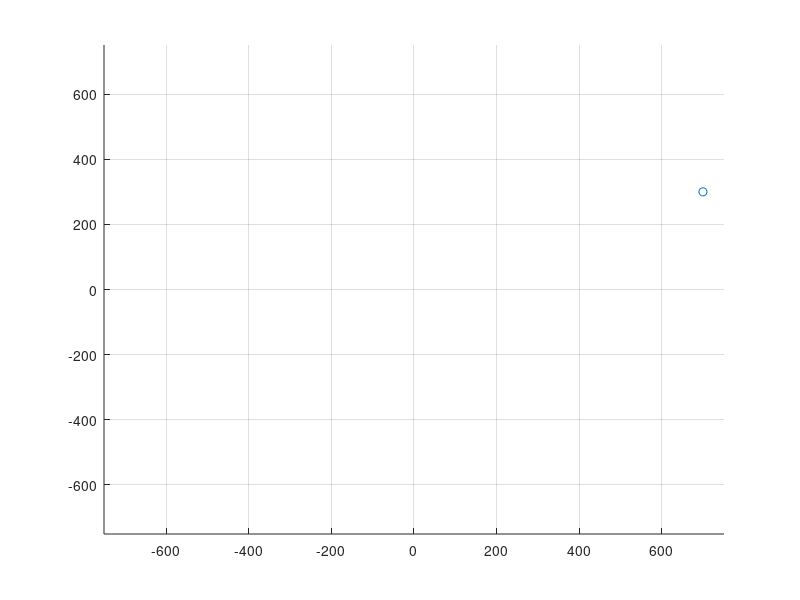

This chart was generated by the following MATLAB code: (Note: this script raises an error after producing the figure.)
clear all
close all
clc
Area_X=750;
Area_Y=750;
steps=1500;
time_step=0.05;
figure('Position',[10 10 1200 1000])
axis([-(Area_X+1) (Area_X+1) -(Area_Y+1) (Area_Y+1)])
grid on
v1_cmd=zeros(3,steps);
v2_cmd=zeros(3,steps);

actuate_cmd1=zeros(4,steps);
actuate_cmd2=zeros(4,steps);
v_vector1=zeros(4,steps);
v_vector2=zeros(4,steps);
modify_xy_cmd1=zeros(4,steps);
modify_xy_cmd2=zeros(4,steps);
modify_act_cmd1=zeros(4,steps);
modify_act_cmd2=zeros(4,steps);
robot1_state=zeros(3,steps);
robot2_state=zeros(3,steps);

%frames=cell(steps,1);

% for ii=2:steps
%     v1_cmd(1,ii)=v1_cmd(1,ii-1)+randn;
%     v2_cmd(1,ii)=v2_cmd(1,ii-1)+randn;
%     v1_cmd(2,ii)=v1_cmd(2,ii-1)+randn;
%     v2_cmd(2,ii)=v2_cmd(2,ii-1)+randn;
%     v1_cmd(3,ii)=v1_cmd(3,ii-1)+randn*5e-3;
%     v2_cmd(3,ii)=v2_cmd(3,ii-1)+randn*5e-3;
% end
v1_cmd(1,:)=50*ones(1,steps);
v1_cmd(2,:)=0.0*ones(1,steps);
v1_cmd(3,:)=pi/20*ones(1,steps);

destination=[700; 300];
hold on
scatter(destination(1),destination(2))
hold off

robot1=rectangular_GBM([75; 75; 0],100,50,58,[0.1 0.6 0.3]);
robot2=rectangular_GBM([-600; -600; 0],100,50,58,[0.4 0.3 0.7]);
% for pid
angular_error=zeros(1,steps);
previous_error=0;
error_diff=zeros(1,steps);
sum_error=zeros(1,steps);
%
for ii=1:steps
    destination_vector=(destination-robot2.center_position);
    best_unit=destination_vector/(dot(destination_vector,destination_vector))^0.5;
    %pid cmd
    if ii==1
        angular_error=robot2.GBM_pos(3)-atan2(destination_vector(2),destination_vector(1));
    elseif robot2.GBM_pos(3)<0
        angular_error(ii)=-mod(-robot2.GBM_pos(3),2*pi)-atan2(robot2.local_motion(2),robot2.local_motion(1));
    else
        angular_error(ii)=mod(robot2.GBM_pos(3),2*pi)-atan2(robot2.local_motion(2),robot2.local_motion(1));
    end
    error_diff(ii)=(angular_error(ii)-previous_error)/time_step;
    previous_error=angular_error(ii);
    if ii==1
        sum_error(ii)=angular_error(ii)*time_step;
    else
        sum_error(ii)=sum_error(ii-1)+angular_error(ii)*time_step;
    end
    kp=-0.5;
    kd=-0;
    ki=-0.00;
    angular_cmd=kp*angular_error(ii)+kd*error_diff(ii)+ki*sum_error(ii);
    %
    v2_cmd(1,ii)=20*best_unit(1);
    v2_cmd(2,ii)=20*best_unit(2);
    v2_cmd(3,ii)=angular_cmd;
    [actuate_cmd1(:,ii),v_vector1(:,ii)]=robot1.inverse_kinematics(v1_cmd(:,ii));
    [actuate_cmd2(:,ii),v_vector2(:,ii)]=robot2.inverse_kinematics(v2_cmd(:,ii));
    [robot1,modify_xy_cmd1(:,ii),modify_act_cmd1(:,ii)]=robot1.actuate(actuate_cmd1(:,ii),v_vector1(:,ii));
    [robot2,modify_xy_cmd2(:,ii),modify_act_cmd2(:,ii)]=robot2.actuate(actuate_cmd2(:,ii),v_vector2(:,ii));
    new_pos1=robot1.update_position(time_step);
    new_pos2=robot2.update_position(time_step);
    robot1=robot1.move_GBM(new_pos1,[robot1.theta_f; robot1.theta_r]);
    robot2=robot2.move_GBM(new_pos2,[robot2.theta_f; robot2.theta_r]);
    robot1.collision_bool=detect_collision(robot1,robot2);
    robot2.collision_bool=robot1.collision_bool;
    robot1.draw_collision_pos
    robot2.draw_collision_pos
    robot1_state(:,ii)=robot1.local_motion;
    robot2_state(:,ii)=robot2.local_motion;
    pause(0.01)
    if rem(ii,40)==0
        hold on
        scatter(robot1.center_position(1),robot1.center_position(2),'g.')
        scatter(robot2.center_position(1),robot2.center_position(2),'b.')
        hold off
    end
   % frames{ii}=getframe(gcf);
end

t=time_step:time_step:steps*time_step;
figure(2)
plot(t,v2_cmd(1,:),t,robot2_state(1,:),t,v2_cmd(2,:),t,robot2_state(2,:),t,v2_cmd(3,:),t,robot2_state(3,:))
legend('v_2 cmd_X','robot_2 state_X','v_2 cmd_Y','robot_2 state_Y','v_2 cmd_w','robot_2 state_w')
figure(3)
for ii=1:4
    plot(t,actuate_cmd2(ii,:),t,modify_act_cmd2(ii,:))
    hold on
end
legend('v_f','mv_f','theta_f','mtheta_f','v_r','mv_r','theta_r','mtheta_r')
hold off

figure(4)
plot(t,angular_error)


% video=VideoWriter('given_random_Vcommand.avi');
% open(video)
% for ii=1:steps
%     writeVideo(video,frames{ii});
% end
% close(video)